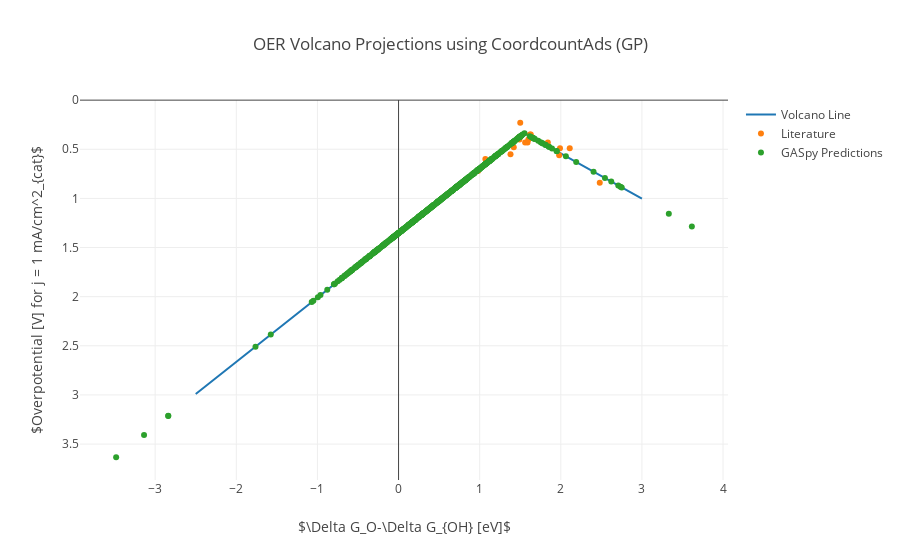

Write notebook code for a chart like this one.
### Markdown cell above
###### OER

### Code cell
# The domain to plot over
x = np.linspace(-2.5, 3, 100).tolist()

# Let's make a plot for each model
for model in MODELS:
    traces = []
    
    # Add the volcano line
    traces.append(go.Scatter(x=x,
                             y=map(CURVES['OER'], x),
                             mode='lines',
                             name='Volcano Line'))
 
    # Add the data points from the original volcano
    traces.append(go.Scatter(x=POINTS['OER']['x'],
                             y=POINTS['OER']['y'],
                             mode='markers',
                             text=POINTS['OER']['labels'],
                             name='Literature'))
    
    # Add our predictions
    # TODO:  Turn our adsorption energies into gibbs' energies
    traces.append(go.Scatter(x=OER_ENERGIES.values(),
                             y=map(CURVES['OER'], OER_ENERGIES.values()),
                             mode='markers',
                             text=['\n'.join(key) for key in OER_ENERGIES.keys()],
                             name='GASpy Predictions'))
    
    # Format and plot
    layout = go.Layout(xaxis=dict(title='$\Delta G_O-\Delta G_{OH} [eV]$'),
                       yaxis=dict(title='$Overpotential [V] for j = 1 mA/cm^2_{cat}$',
                                  autorange='reversed'),
                       title='OER Volcano Projections using CoordcountAds (%s)' % model)
    iplot(go.Figure(data=traces, layout=layout))

### Figure 1 — Plotly figure (JSON) as saved in the notebook; plotly's stock layout.template omitted (floating-point values rounded to 4 significant figures; data arrays with more than 128 entries replaced by an {"elided": "..."} marker saying what was removed)
{"data": [{"mode": "lines", "name": "Volcano Line", "type": "scatter", "x": [-2.5, -2.444, -2.389, -2.333, -2.278, -2.222, -2.167, -2.111, -2.056, -2, -1.944, -1.889, -1.833, -1.778, -1.722, -1.667, -1.611, -1.556, -1.5, -1.444, -1.389, -1.333, -1.278, -1.222, -1.167, -1.111, -1.056, -1, -0.9444, -0.8889, -0.8333, -0.7778, -0.7222, -0.6667, -0.6111, -0.5556, -0.5, -0.4444, -0.3889, -0.3333, -0.2778, -0.2222, -0.1667, -0.1111, -0.05556, 0, 0.05556, 0.1111, 0.1667, 0.2222, 0.2778, 0.3333, 0.3889, 0.4444, 0.5, 0.5556, 0.6111, 0.6667, 0.7222, 0.7778, 0.8333, 0.8889, 0.9444, 1, 1.056, 1.111, 1.167, 1.222, 1.278, 1.333, 1.389, 1.444, 1.5, 1.556, 1.611, 1.667, 1.722, 1.778, 1.833, 1.889, 1.944, 2, 2.056, 2.111, 2.167, 2.222, 2.278, 2.333, 2.389, 2.444, 2.5, 2.556, 2.611, 2.667, 2.722, 2.778, 2.833, 2.889, 2.944, 3], "y": [2.991, 2.955, 2.918, 2.882, 2.846, 2.809, 2.773, 2.736, 2.7, 2.663, 2.627, 2.591, 2.554, 2.518, 2.481, 2.445, 2.409, 2.372, 2.336, 2.299, 2.263, 2.227, 2.19, 2.154, 2.117, 2.081, 2.044, 2.008, 1.972, 1.935, 1.899, 1.862, 1.826, 1.79, 1.753, 1.717, 1.68, 1.644, 1.608, 1.571, 1.535, 1.498, 1.462, 1.425, 1.389, 1.353, 1.316, 1.28, 1.243, 1.207, 1.171, 1.134, 1.098, 1.061, 1.025, 0.9885, 0.9521, 0.9157, 0.8793, 0.8429, 0.8065, 0.77, 0.7336, 0.6972, 0.6608, 0.6244, 0.588, 0.5516, 0.5152, 0.4788, 0.4423, 0.4059, 0.3695, 0.3379, 0.3634, 0.389, 0.4146, 0.4401, 0.4657, 0.4913, 0.5168, 0.5424, 0.568, 0.5935, 0.6191, 0.6447, 0.6703, 0.6958, 0.7214, 0.747, 0.7725, 0.7981, 0.8237, 0.8492, 0.8748, 0.9004, 0.926, 0.9515, 0.9771, 1.003]}, {"mode": "markers", "name": "Literature", "text": ["LaCrO3", "PtO2", "IrO2 110", "IrO2 100", "NiCoOx", "CoOx-(a)", "IrOx/SrIrO3", "NiOx", "LaCoO3", "CoFeOx", "NiFeOx", "FeCoW", "LaNiO3", "LaMnO3", "LaFeO3 FM", "LaFeO3 GAFM", "TiO2"], "type": "scatter", "x": [0.98, 1.07, 1.38, 1.42, 1.48, 1.49, 1.5, 1.56, 1.59, 1.6, 1.62, 1.63, 1.84, 1.98, 1.99, 2.11, 2.48], "y": [0.72, 0.6, 0.55, 0.48, 0.38, 0.4, 0.23, 0.43, 0.43, 0.4, 0.35, 0.35, 0.43, 0.56, 0.49, 0.49, 0.84]}, {"mode": "markers", "name": "GASpy Predictions", "text": {"elided": "596 str values"}, "type": "scatter", "x": {"elided": "596 float values"}, "y": {"elided": "596 float values"}}], "layout": {"title": "OER Volcano Projections using CoordcountAds (GP)", "xaxis": {"title": "$\\Delta G_O-\\Delta G_{OH} [eV]$"}, "yaxis": {"autorange": "reversed", "title": "$Overpotential [V] for j = 1 mA/cm^2_{cat}$"}}}
